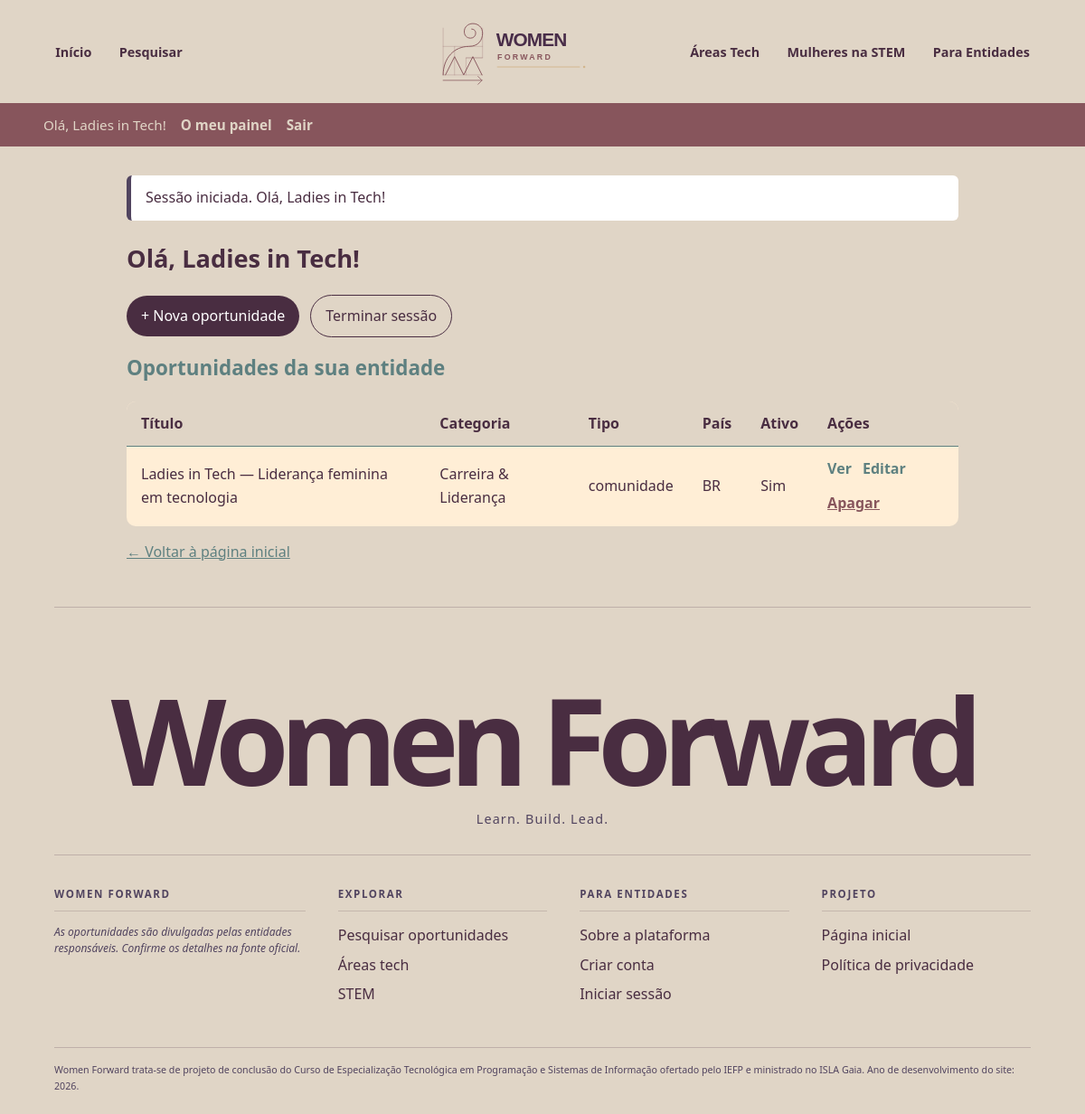
Before: /dashboard.php (signed in) with the older database file.
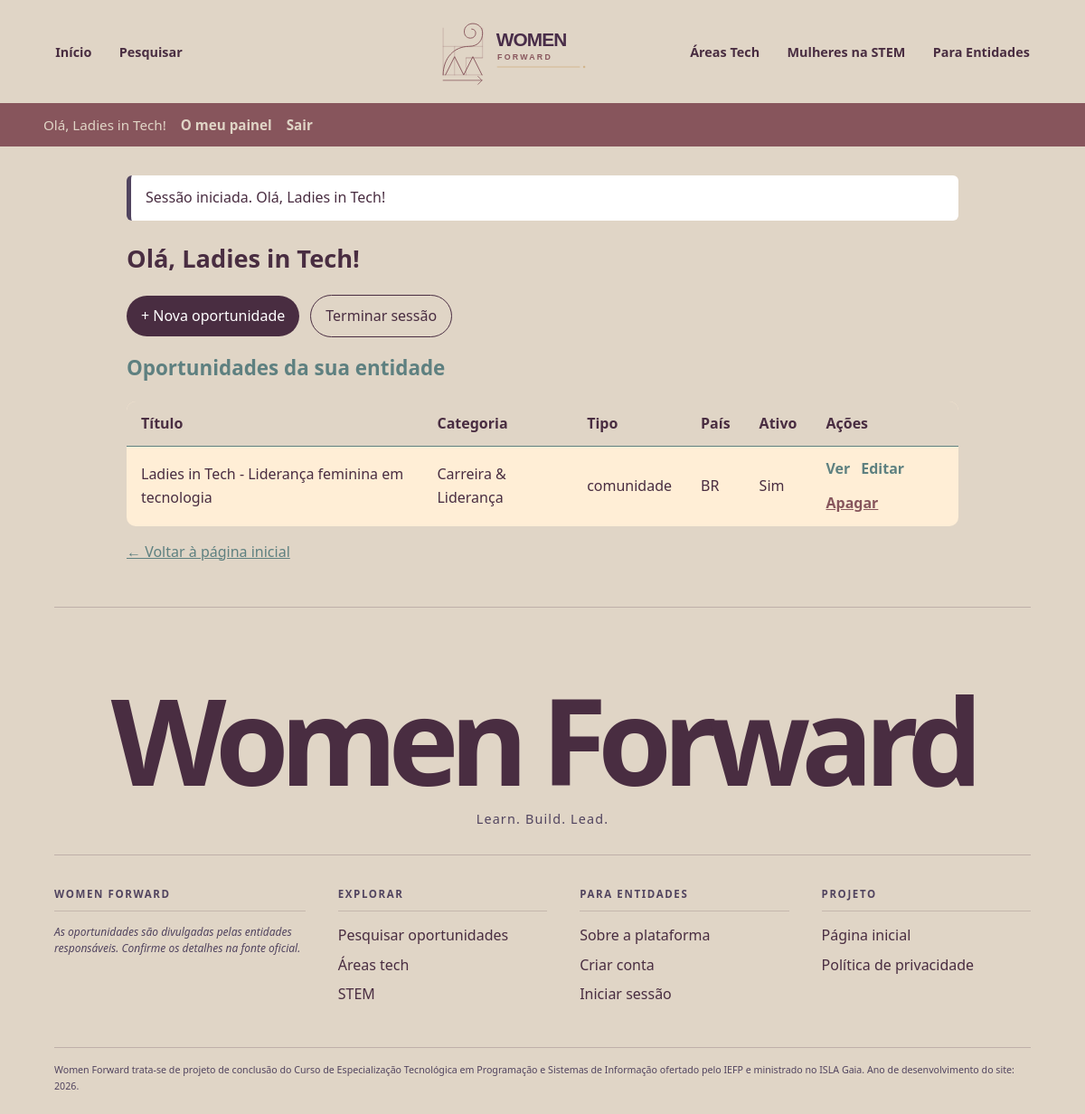
After: the same page with the newer database file.
### tables this page shows
CREATE TABLE oportunidades (
  id_oportunidade INT AUTO_INCREMENT PRIMARY KEY,
  id_entidade INT NOT NULL,
  id_categoria INT NOT NULL,
  titulo VARCHAR(150) NOT NULL,
  descricao TEXT NOT NULL,
  tipo ENUM('curso', 'evento', 'comunidade', 'estágio') NOT NULL,
  formato ENUM('presencial', 'online', 'híbrido') NOT NULL,
  pais ENUM('PT', 'BR', 'GLOBAL') NOT NULL,
  cidade ENUM('Porto', 'Lisboa', 'São Paulo', 'Rio de Janeiro') NULL,
  url VARCHAR(255) NOT NULL UNIQUE,
  data_inicio DATE NULL,
  ativo BOOLEAN NOT NULL DEFAULT TRUE,
  criado_em DATETIME NOT NULL DEFAULT CURRENT_TIMESTAMP,
  atualizado_em DATETIME NOT NULL DEFAULT CURRENT_TIMESTAMP
    ON UPDATE CURRENT_TIMESTAMP,
  CONSTRAINT fk_oportunidade_categoria
    FOREIGN KEY (id_categoria) REFERENCES categorias(id_categoria)
    ON UPDATE CASCADE ON DELETE RESTRICT,
  CONSTRAINT fk_oportunidade_entidade
    FOREIGN KEY (id_entidade) REFERENCES entidades(id_entidade)
    ON UPDATE CASCADE ON DELETE RESTRICT,
  CONSTRAINT chk_pais_cidade CHECK (
    cidade IS NULL
    OR (pais = 'PT' AND cidade IN ('Porto', 'Lisboa'))
    OR (pais = 'BR' AND cidade IN ('São Paulo', 'Rio de Janeiro'))
  )
);

CREATE TABLE categorias (
  id_categoria INT AUTO_INCREMENT PRIMARY KEY,
  nome VARCHAR(50) NOT NULL,
  CONSTRAINT chk_categorias_nome
    CHECK (nome IN ('Web', 'Dados & IA', 'Jogos', 'Cibersegurança', 'Carreira & Liderança')),
  CONSTRAINT uq_categorias_nome UNIQUE (nome)
);

### includes/auth.php (called while the page is built, shortened)
<?php
function esta_autenticado(): bool
{
    return isset($_SESSION['id_entidade']);
}
function entidade_nome(): ?string
{
    return $_SESSION['entidade_nome'] ?? null;
}

### includes/inicio.php (called while the page is built, shortened)
<?php
require __DIR__ . '/auth.php';
function ler_mensagem(): ?array
{
    $msg = $_SESSION['msg'];
    return $msg;
}

### public/dashboard.php (the view, shortened to what this page needs)
<?php
require_once __DIR__ . '/../includes/inicio.php';
$id = entidade_id();
$stmt = $pdo->prepare(
    'SELECT o.id_oportunidade, o.titulo, o.tipo, o.pais, o.ativo,
            o.criado_em, c.nome AS categoria
     FROM oportunidades o
     JOIN categorias c ON c.id_categoria = o.id_categoria
     WHERE o.id_entidade = ?
     ORDER BY o.criado_em DESC'
);
$stmt->execute([$id]);
$minhas = $stmt->fetchAll();
require __DIR__ . '/../includes/cabecalho.php';
?>
<h1>Olá, <?= htmlspecialchars(entidade_nome() ?? '') ?>!</h1>
<p class="acoes">
    <a class="btn" href="oportunidade_form.php">+ Nova oportunidade</a>
    <a class="btn secundario" href="logout.php">Terminar sessão</a>
</p>
<h2 id="resultados">Oportunidades da sua entidade</h2>
<?php if (!$minhas): ?>
    <p>Ainda não publicou oportunidades. Crie a primeira com o botão acima.</p>
<?php else: ?>
    <table class="tabela">
        <thead>
            <tr>
                <th>Título</th>
                <th>Categoria</th>
                <th>Tipo</th>
                <th>País</th>
                <th>Ativo</th>
                <th>Ações</th>
            </tr>
        </thead>
        <tbody>
            <?php foreach ($minhas as $op): ?>
                <tr>
                    <td><?= htmlspecialchars($op['titulo']) ?></td>
                    <td><?= htmlspecialchars($op['categoria']) ?></td>
                    <td><?= htmlspecialchars($op['tipo']) ?></td>
                    <td><?= htmlspecialchars($op['pais']) ?></td>
                    <td><?= $op['ativo'] ? 'Sim' : 'Não' ?></td>
                    <td class="acoes-tabela">
                        <a href="oportunidade_ver.php?id=<?= (int) $op['id_oportunidade'] ?>&origem=dashboard">Ver</a>
                        <a href="oportunidade_form.php?id=<?= (int) $op['id_oportunidade'] ?>">Editar</a>
                        <a href="oportunidade_apagar.php?id=<?= (int) $op['id_oportunidade'] ?>" class="perigo">Apagar</a>
                    </td>
                </tr>
            <?php endforeach; ?>
        </tbody>
    </table>
<?php endif; ?>
<p><a href="index.php">← Voltar à página inicial</a></p>
<?php require __DIR__ . '/../includes/rodape.php'; ?>

### includes/cabecalho.php (shortened to what this page needs)
<?php
require_once __DIR__ . '/inicio.php';
$autenticado  = esta_autenticado();
$nomeEntidade = entidade_nome();
$msg          = ler_mensagem();
?>
<!DOCTYPE html>
<html lang="pt-PT">
<head>
    <link rel="stylesheet" href="assets/css/style.css">
    <link rel="stylesheet" href="https://cdnjs.cloudflare.com/ajax/libs/font-awesome/6.0.0-beta3/css/all.min.css" />
</head>
<body>
<header class="topo">
    <nav class="topo-menu topo-menu-esquerda" aria-label="Navegação — início e pesquisa">
        <a href="index.php">Início</a>
        <a href="pesquisar.php">Pesquisar</a>
    </nav>
    <a class="marca" href="index.php" aria-label="Women Forward — início">
        <img src="assets/images/logo-women-forward.svg" alt="Women Forward">
    </a>
    <nav class="topo-menu topo-menu-direita" aria-label="Navegação — áreas e entidades">
        <a href="areas.php">Áreas Tech</a>
        <a href="stem.php">Mulheres na STEM</a>
        <a href="entidades.php">Para Entidades</a>
    </nav>
</header>
<div class="barra-conta">
    <?php if ($autenticado): ?>
        <span>Olá, <?= htmlspecialchars($nomeEntidade ?? '') ?>!</span>
        <a href="dashboard.php">O meu painel</a>
        <a href="logout.php">Sair</a>
    <?php else: ?>
        <a href="registar.php">Criar conta</a>
        <a href="login.php">Iniciar sessão</a>
    <?php endif; ?>
</div>
<main>
<?php if ($msg): ?>
    <div class="msg <?= htmlspecialchars($msg['tipo']) ?>">
        <?= htmlspecialchars($msg['texto']) ?>
    </div>
<?php endif; ?>

### includes/rodape.php
</main>
<footer class="rodape">
    <div class="rodape-assinatura">
        <h2 class="rodape-wordmark">Women Forward</h2>
        <p class="rodape-slogan">Learn. Build. Lead.</p>
    </div>
    <div class="rodape-colunas">
        <section class="rodape-coluna rodape-nota-oportunidades">
            <h3>Women Forward</h3>
            <p class="rodape-disclaimer">As oportunidades são divulgadas pelas entidades responsáveis. Confirme os detalhes na fonte oficial.</p>
        </section>
        <nav class="rodape-coluna" aria-label="Explorar">
            <h3>Explorar</h3>
            <a href="pesquisar.php">Pesquisar oportunidades</a>
            <a href="areas.php">Áreas tech</a>
            <a href="stem.php">STEM</a>
        </nav>
        <nav class="rodape-coluna" aria-label="Para entidades">
            <h3>Para entidades</h3>
            <a href="entidades.php">Sobre a plataforma</a>
            <a href="registar.php">Criar conta</a>
            <a href="login.php">Iniciar sessão</a>
        </nav>
        <nav class="rodape-coluna" aria-label="Projeto">
            <h3>Projeto</h3>
            <a href="index.php">Página inicial</a>
            <a href="privacidade.php">Política de privacidade</a>
        </nav>
    </div>
    <div class="rodape-base">
        <p class="rodape-academico"><small>Women Forward trata-se de projeto de conclusão do Curso de Especialização Tecnológica em Programação e Sistemas de Informação ofertado pelo IEFP e ministrado no ISLA Gaia. Ano de desenvolvimento do site: 2026.</small></p>
    </div>
</footer>
</body>
</html>

Changed rows visible on the page:
changed oportunidades "comunidade": titulo "Ladies in Tech — Liderança feminina em tecnologia" → "Ladies in Tech - Liderança feminina em tecnologia"
